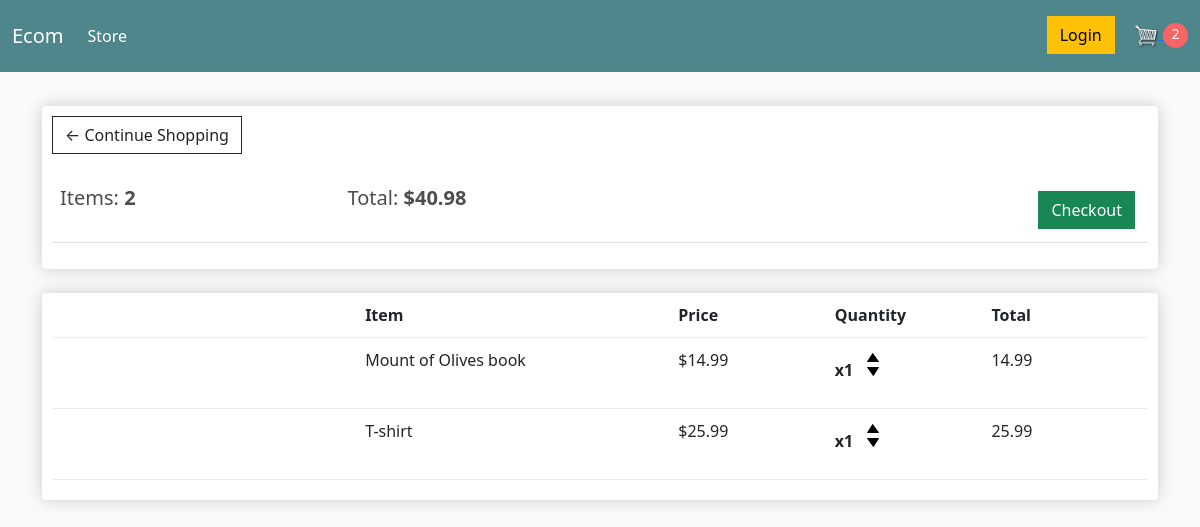
/cart/ (signed in), run on an earlier commit of the app's database.
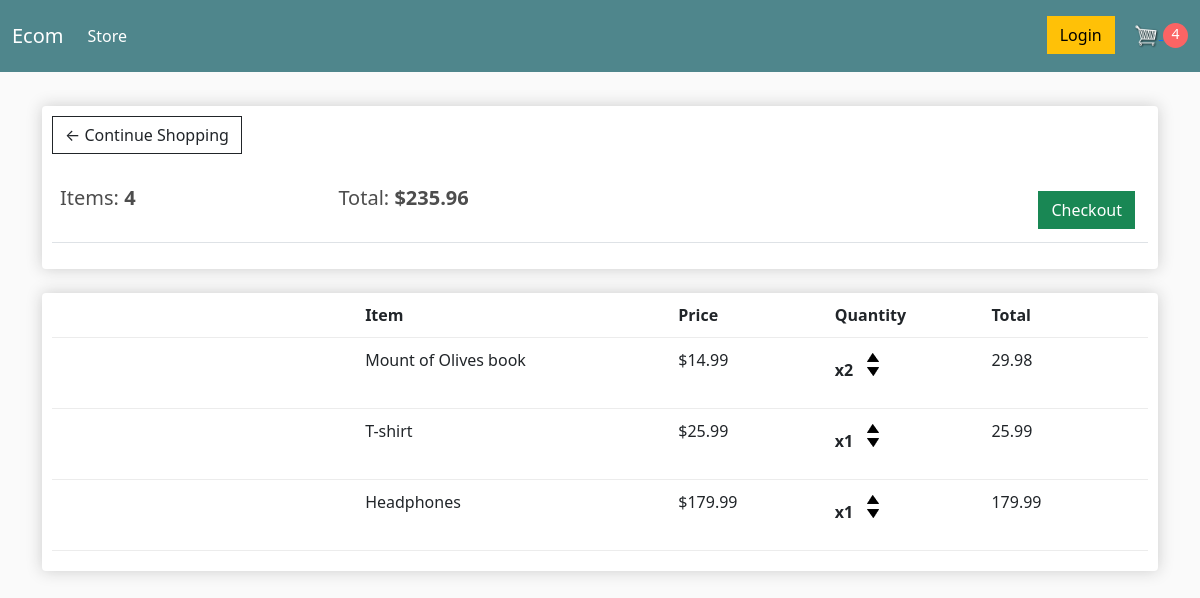
And on a later commit of the database.
### store/models.py (models this page shows, shortened)
class Order(models.Model):
    customer = models.ForeignKey(
        Customer, on_delete=models.SET_NULL, null=True, blank=True
    )
    date_ordered = models.DateTimeField(auto_now_add=True)
    complete = models.BooleanField(default=False)
    transaction_id = models.CharField(max_length=200, null=True)
    @property
    def get_cart_total(self):
        orderitems = self.orderitem_set.all()
        total = sum([item.get_total for item in orderitems])
        return total
    @property
    def get_cart_items(self):
        orderitems = self.orderitem_set.all()
        total = sum([item.quantity for item in orderitems])
        return total

class OrderItem(models.Model):
    product = models.ForeignKey(
        Product, on_delete=models.SET_NULL, null=True, blank=True
    )
    order = models.ForeignKey(Order, on_delete=models.SET_NULL, null=True, blank=True)
    quantity = models.IntegerField(default=0, null=True, blank=True)
    date_added = models.DateTimeField(auto_now_add=True)
    @property
    def get_total(self):
        total = self.product.price * self.quantity
        return total

class Product(models.Model):
    name = models.CharField(max_length=200)
    price = models.FloatField()
    digital = models.BooleanField(default=False, null=True, blank=True)
    image = models.ImageField(null=True, blank=True)

### store/views.py (the view, shortened to what this page needs)
# urls.py: path("cart/", views.cart, name="cart"),
def cart(request):
    if request.user.is_authenticated:
        customer = request.user.customer
        order, created = Order.objects.get_or_create(customer=customer, complete=False)
        items = order.orderitem_set.all()
    context = {"items": items, "order": order, 'cartItems': get_cart_items(request)}
    return render(request, "store/cart.html", context)

### store/views.py (called while the page is built)
def get_cart_items(request):
    items = 0
    if request.user.is_authenticated:
        customer = request.user.customer
        order, created = Order.objects.get_or_create(customer=customer, complete=False)
        items = order.get_cart_items
    return items

### store/templates/store/cart.html
{% extends 'store/main.html' %}
{% load static %}
{% block content %}
    <div class="row">
        <div class="col-lg-12">
            <div class="box-element">
                <a  class="btn btn-outline-dark" href="{% url 'store' %}">&#x2190; Continue Shopping</a>
                <br>
                <br>
                <table class="table">
                    <tr>
                        <th><h5>Items: <strong>{{ order.get_cart_items }}</strong></h5></th>
                        <th><h5>Total:<strong> ${{ order.get_cart_total|floatformat:2 }}</strong></h5></th>
                        <th>
                            <a  style="float:right; margin:5px;" class="btn btn-success"
                                href="{% url 'checkout' %}">Checkout</a>
                        </th>
                    </tr>
                </table>
            </div>
            <br>
            <div class="box-element">
                <div class="cart-row">
                <div style="flex:2"></div>
                <div style="flex:2"><strong>Item</strong></div>
                <div style="flex:1"><strong>Price</strong></div>
                <div style="flex:1"><strong>Quantity</strong></div>
                <div style="flex:1"><strong>Total</strong></div>
            </div>
            {% for item in items %}
                <div class="cart-row">
                    <div style="flex:2"><img class="row-image" src="{{ item.product.image_url }}"></div>
                    <div style="flex:2"><p>{{ item.product.name }}</p></div>
                    <div style="flex:1"><p>${{ item.product.price|floatformat:2 }}</p></div>
                    <div style="flex:1">
                        <p class="quantity">x{{ item.quantity }}</p>
                        <div class="quantity">
                            <img class="chg-quantity cart-ops" data-product="{{ item.product.id }}"
                                data-action="add" src="{% static  'images/arrow-up.png' %}">
                            <img class="chg-quantity cart-ops" data-product="{{ item.product.id }}"
                                data-action="remove" src="{% static  'images/arrow-down.png' %}">
                        </div>
                    </div>
                    <div style="flex:1"><p>{{ item.get_total|floatformat:2 }}</p></div>
                </div>
            {% endfor %}
        </div>
    </div>
{% endblock content %}

What changed in the data, as far as the page shows it:
changed through a linked row, Order: get_cart_items "2" → "4"; get_cart_total "40.98" → "235.96"
changed OrderItem "Mount of Olives book": quantity "1" → "2"; get_total "14.99" → "29.98"
added OrderItem: product.name "Headphones", product.price "179.99", quantity "1", get_total "179.99"
Also different on the page:
{{ cartItems }}: "2" → "4"
